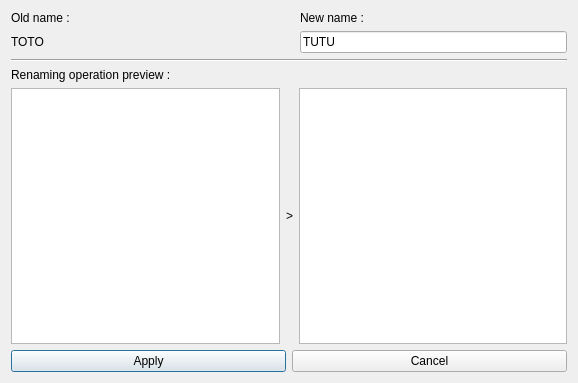
<?xml version="1.0" encoding="UTF-8"?>
<ui version="4.0">
 <class>Form</class>
 <widget class="QDialog" name="Form">
  <property name="geometry">
   <rect>
    <x>0</x>
    <y>0</y>
    <width>578</width>
    <height>383</height>
   </rect>
  </property>
  <property name="windowTitle">
   <string>Form</string>
  </property>
  <layout class="QVBoxLayout" name="verticalLayout_2">
   <item>
    <layout class="QHBoxLayout" name="horizontalLayout" stretch="1,0,1">
     <item>
      <widget class="QLabel" name="label">
       <property name="text">
        <string>Old name :</string>
       </property>
      </widget>
     </item>
     <item>
      <widget class="QLabel" name="label_7">
       <property name="text">
        <string>   </string>
       </property>
      </widget>
     </item>
     <item>
      <widget class="QLabel" name="label_3">
       <property name="text">
        <string>New name :</string>
       </property>
      </widget>
     </item>
    </layout>
   </item>
   <item>
    <layout class="QHBoxLayout" name="horizontalLayout_4" stretch="1,0,1">
     <item>
      <widget class="QLabel" name="nameLabel">
       <property name="text">
        <string>TOTO</string>
       </property>
      </widget>
     </item>
     <item>
      <widget class="QLabel" name="label_6">
       <property name="text">
        <string>   </string>
       </property>
      </widget>
     </item>
     <item>
      <widget class="QLineEdit" name="nameEdit">
       <property name="text">
        <string>TUTU</string>
       </property>
      </widget>
     </item>
    </layout>
   </item>
   <item>
    <widget class="Line" name="line">
     <property name="orientation">
      <enum>Qt::Horizontal</enum>
     </property>
    </widget>
   </item>
   <item>
    <widget class="QLabel" name="label_5">
     <property name="text">
      <string>Renaming operation preview :</string>
     </property>
    </widget>
   </item>
   <item>
    <layout class="QHBoxLayout" name="horizontalLayout_2">
     <item>
      <widget class="QTreeView" name="treeViewOld"/>
     </item>
     <item>
      <widget class="QLabel" name="arrowLabel">
       <property name="text">
        <string>&gt;</string>
       </property>
      </widget>
     </item>
     <item>
      <widget class="QTreeView" name="treeViewNew"/>
     </item>
    </layout>
   </item>
   <item>
    <layout class="QHBoxLayout" name="horizontalLayout_3">
     <item>
      <widget class="QPushButton" name="applyButton">
       <property name="text">
        <string>Apply</string>
       </property>
      </widget>
     </item>
     <item>
      <widget class="QPushButton" name="cancelButton">
       <property name="text">
        <string>Cancel</string>
       </property>
      </widget>
     </item>
    </layout>
   </item>
  </layout>
 </widget>
 <resources/>
 <connections/>
</ui>
